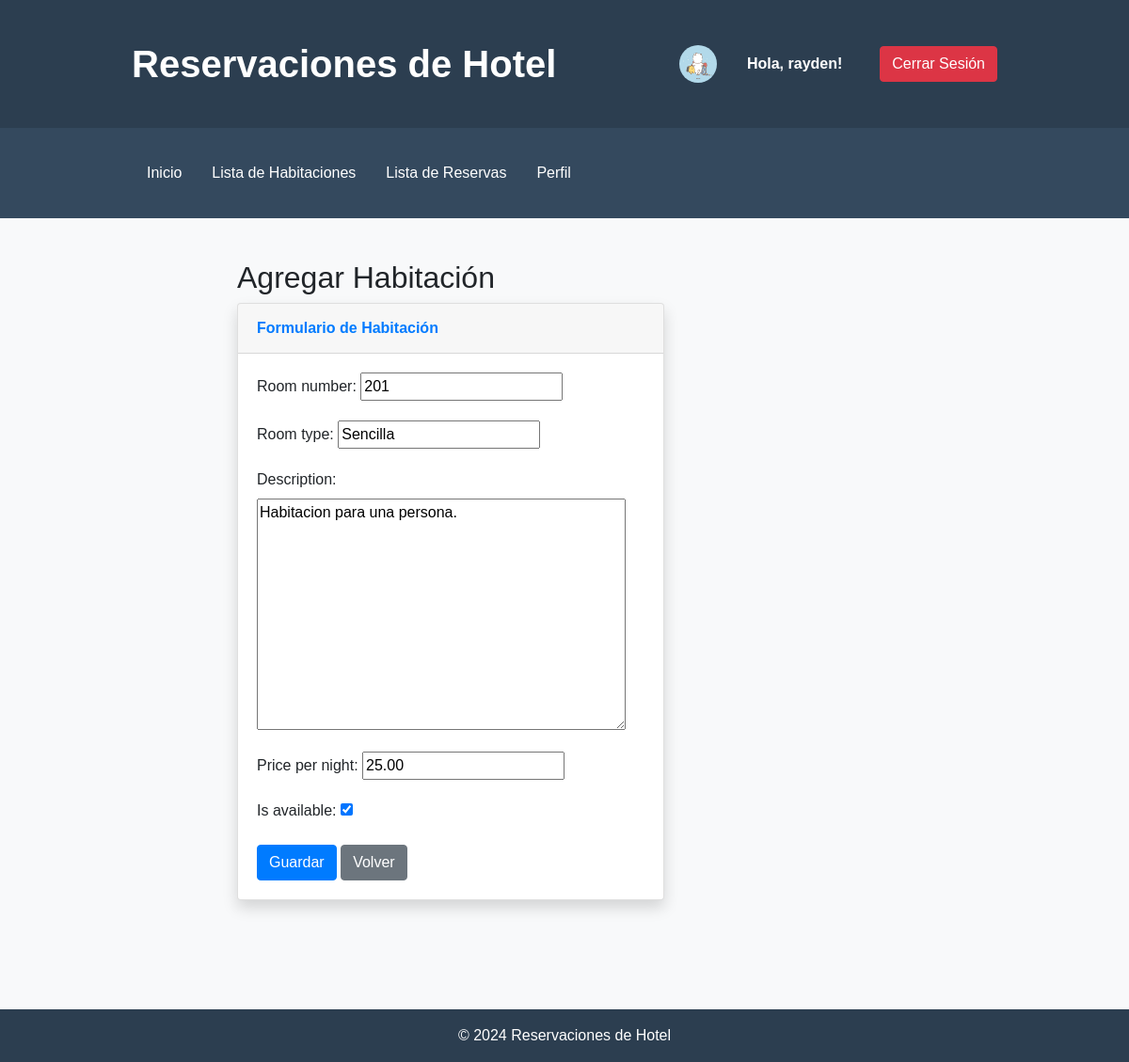
The page /rooms/update/3/ (signed in) on the database its author committed.
### reservaciones/models.py (models this page shows, shortened)
class Profile(models.Model):
    user = models.OneToOneField(User, on_delete=models.CASCADE)
    profile_picture = models.ImageField(upload_to='profile_pictures/', null=True, blank=True)

class Room(models.Model):
    room_number = models.CharField(max_length=10)
    room_type = models.CharField(max_length=50)
    description = models.TextField()
    price_per_night = models.DecimalField(max_digits=10, decimal_places=2)
    is_available = models.BooleanField(default=True)

### reservaciones/views.py (the view)
# urls.py: path('rooms/update/<int:pk>/', RoomUpdateView.as_view(), name='room_edit'),
class RoomUpdateView(LoginRequiredMixin, UpdateView):
    model = Room
    form_class = RoomForm
    template_name = 'rooms/room_form.html'
    success_url = reverse_lazy('rooms_list')

### reservaciones/forms.py
class RoomForm(forms.ModelForm):
    class Meta:
        model = Room
        fields = ['room_number', 'room_type', 'description', 'price_per_night', 'is_available']

### reservaciones/templates/rooms/room_form.html (shortened to what this page needs)
{% extends 'index.html' %} {% block title %}Agregar Habitación{% endblock %} {% block content %}
<div class="container">
    <h2>Agregar Habitación</h2>
    <div class="row">
        <div class="col-lg-8">
            <div class="card shadow mb-4">
                <div class="card-header py-3">
                    <h6 class="m-0 font-weight-bold text-primary">Formulario de Habitación</h6>
                </div>
                <div class="card-body">
                    <form method="post" enctype="multipart/form-data">
                        {% csrf_token %} {{ form.as_p }}
                        <button type="submit" class="btn btn-primary btn-icon-split">
                            <span class="text">Guardar</span>
                        </button>
                        <a href="{% url 'rooms_list' %}" class="btn btn-secondary btn-icon-split">
                            <span class="text">Volver</span>
                        </a>
                    </form>
                </div>
            </div>
        </div>
    </div>
</div>
{% endblock %}

### reservaciones/templates/index.html (shortened to what this page needs)
<!DOCTYPE html>
<html lang="es">
<head>
    {% load static %}
    <link rel="stylesheet" href="https://stackpath.bootstrapcdn.com/bootstrap/4.5.2/css/bootstrap.min.css">
    <link rel="stylesheet" href="{% static 'css/styles.css' %}">
</head>
<body class="bg-light">
    <header class="bg-custom-header text-white py-4">
        <div class="container">
            <div class="d-flex justify-content-between align-items-center">
                <h1 class="font-weight-bold">{% block header %}Reservaciones de Hotel{% endblock %}</h1>
                {% if request.user.is_authenticated %}
                <div class="d-flex align-items-center">
                    {% if request.user.profile.profile_picture %}
                    <img src="{{ request.user.profile.profile_picture.url }}" alt="Imagen de perfil"
                        class="rounded-circle mr-2" style="width: 40px; height: 40px;"> {% endif %}
                    <strong class="font-weight-bold py-2 px-4">Hola, {{ request.user.username }}!</strong>
                    <a class="btn btn-danger text-custom-white ml-3 hover-bg-custom-red"
                        href="{% url 'logout' %}">Cerrar Sesión</a>
                </div>
                {% endif %}
            </div>
        </div>
    </header>
    <nav class="bg-custom-nav text-white py-2">
        <div class="container">
            <ul class="nav">
                <li class="nav-item">
                    <a class="nav-link text-custom-white hover-bg-custom-light" href="{% url 'index' %}">Inicio</a>
                </li>
                <li class="nav-item">
                    <a class="nav-link text-custom-white hover-bg-custom-light" href="{% url 'rooms_list' %}">Lista de
                        Habitaciones</a>
                <li class="nav-item">
                    <a class="nav-link text-custom-white hover-bg-custom-light"
                        href="{% url 'list_reservations' %}">Lista de
                        Reservas</a>
                </li>
                </li>
                {% if request.user.is_authenticated %}
                <li class="nav-item">
                    <a class="nav-link text-custom-white hover-bg-custom-light" href="{% url 'profile' %}">Perfil</a>
                </li>
                {% endif %}
            </ul>
        </div>
    </nav>
    <main class="container py-4">
        {% block content %}{% endblock %}
    </main>
    <footer class="bg-custom-header text-white mt-5 py-3">
        <div class="text-center">
            <p class="mb-0">© {% now "Y" %} Reservaciones de Hotel</p>
        </div>
    </footer>
</body>
</html>

### static/css/styles.css (style rules this page uses)
body { font-family: Arial, sans-serif; margin: 0; padding: 0; background-color: #f4f4f4; }
header { background: #333; color: #fff; padding: 10px 0; }
header h1 { margin: 0; padding: 0; text-align: center; }
.container { width: 80%; margin: auto; overflow: hidden; padding: 20px; }

### reservaciones/templates/index.html (style rules this page uses)
.bg-custom-header { background-color: #2c3e50; }
.bg-custom-nav { background-color: #34495e; }
.text-custom-white { color: white; }

### rows shown on the page
Room: room_number "201", room_type "Sencilla", description "Habitacion para una persona.", price_per_night "25.00", is_available "☑"

### other values the page prints
{{ request.user.username }} "rayden"
